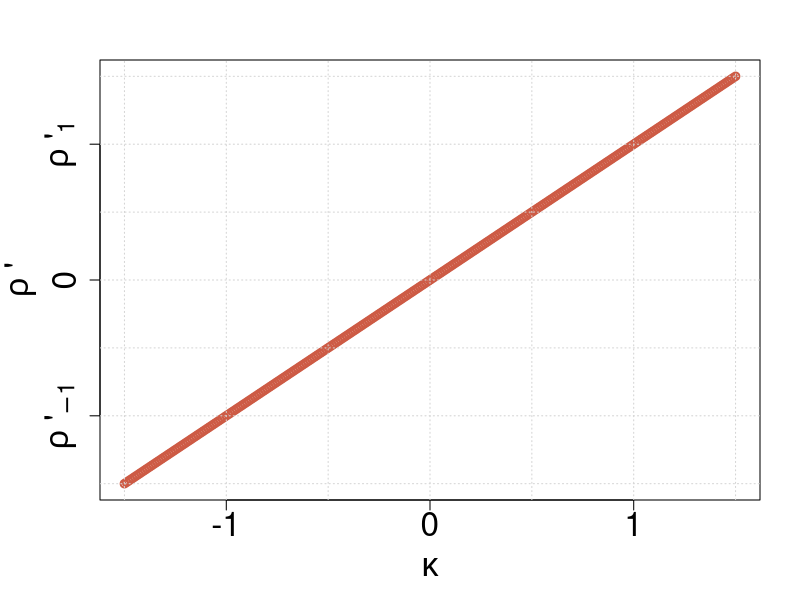

This figure's R source:
# -------------------------------------------------------------------------
# Figure S.10
#
# Manuscript reference : Section S.7
# Description    : Relation between metric curvature and Alexandrov curvature
# -------------------------------------------------------------------------

pdf("FigureS10.pdf", width = 8, height = 8)   # open file device
old_par <- par(no.readonly = TRUE)   # save current settings

f <- function(x) {
  x
}

# Generate x values
x_values <- seq(-1.5, 1.5, by = 0.01)  # Define range from -5 to 5

# Compute f(x)
y_values <- sapply(x_values, f)

par(mfrow=c(1,1),mar = c(5,5,3,2))
# Plot the function
plot(x_values, y_values, type = "p", col = "coral3", lwd = 2,
     xlab = expression(kappa), ylab = expression(rho~"\'"),
     ylim = c(-1.5, 1.5), xaxt = "n", yaxt = "n",cex.lab=2)

# Add axis labels
axis(1, at = seq(-1, 1, by = 1),cex.axis=2)
axis(2, at = c(-1, 0, 1), labels = c(expression(rho~"\'"[-1]), "0", expression(rho~"\'"[1])), cex.axis=2)

# Add grid
grid()

par(old_par)                          # restore original settings
dev.off()